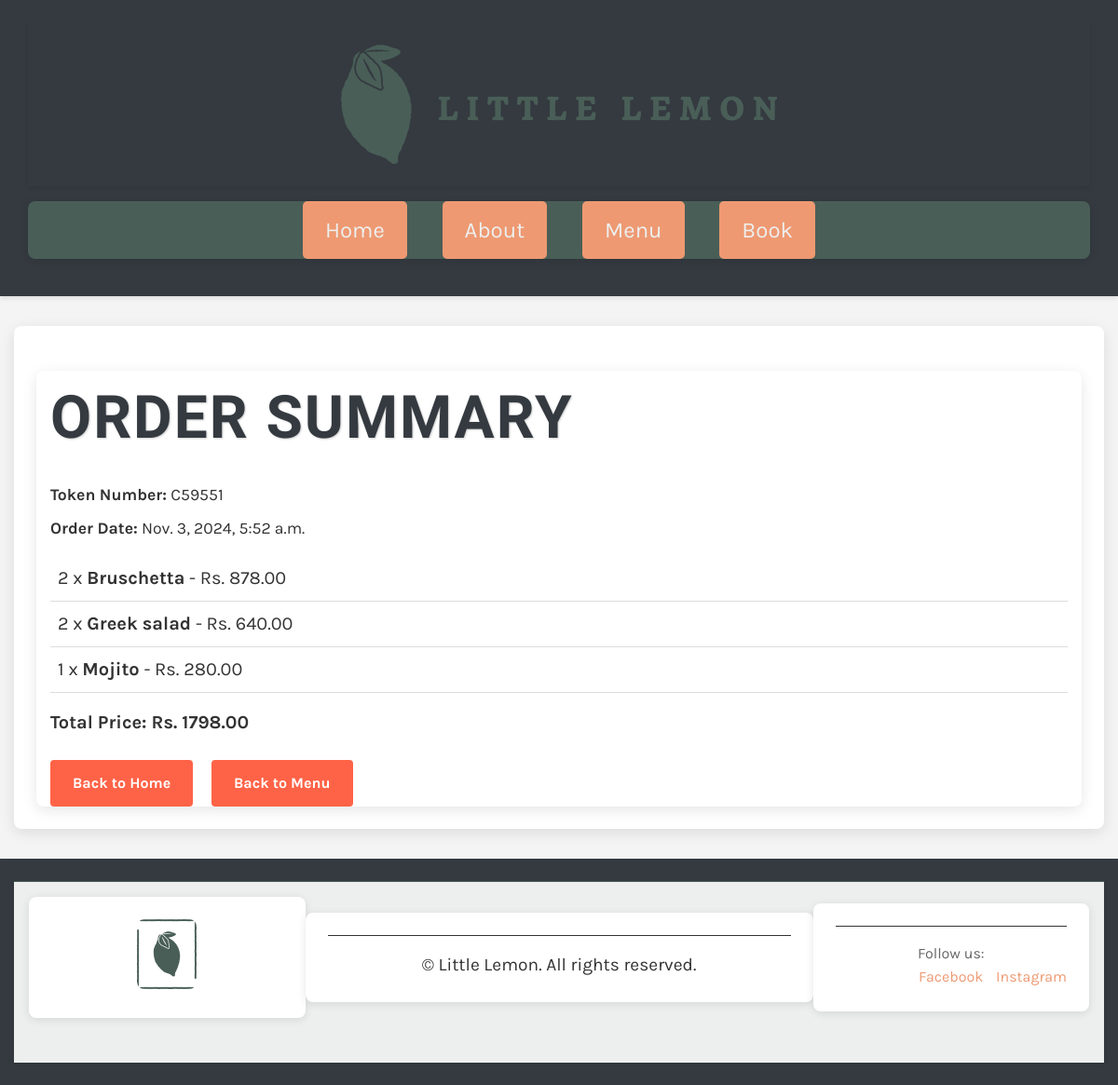
The app's page /order/summary/16/, older data.
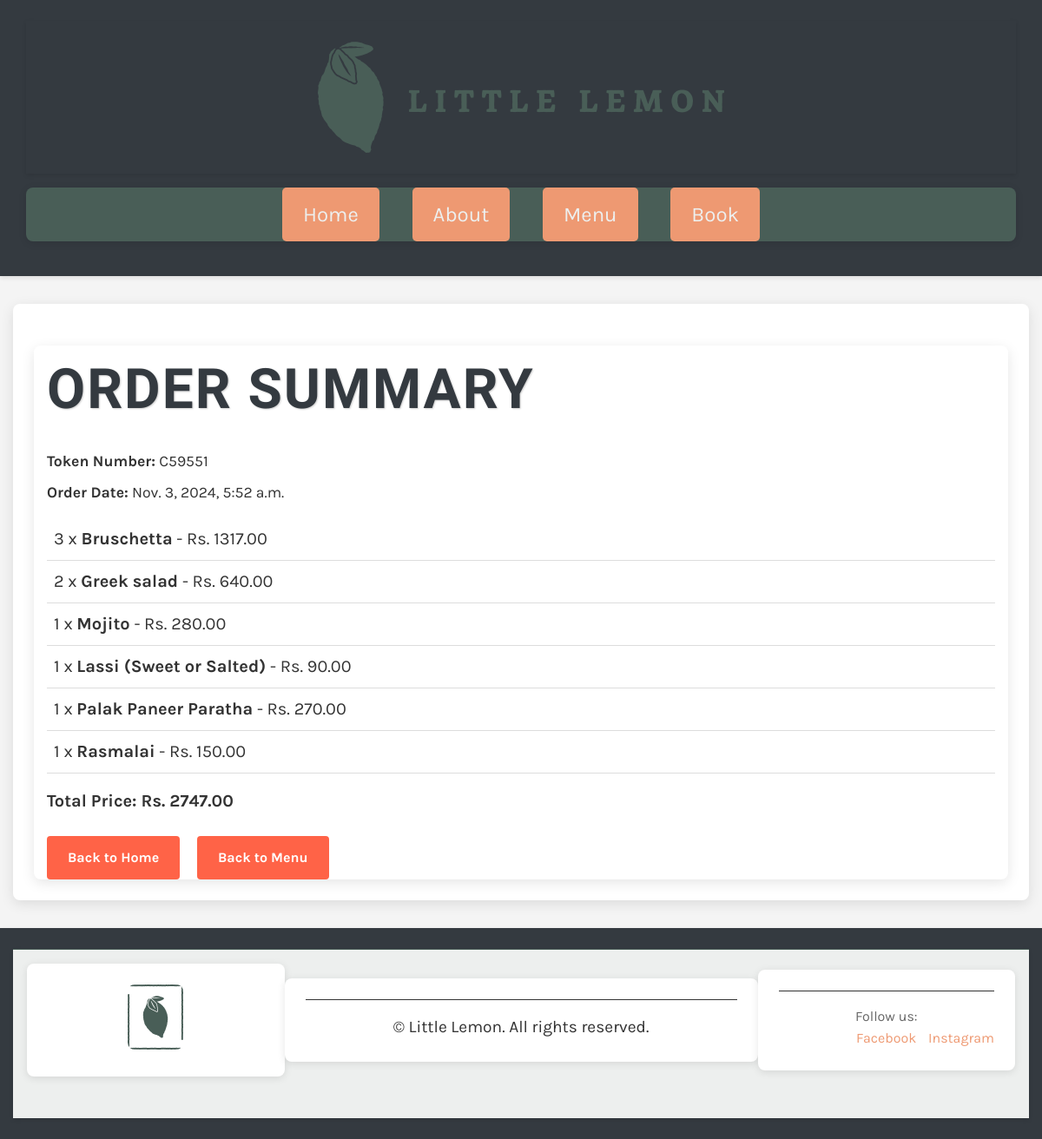
The same page, newer data.
### restaurant/models.py (models this page shows, shortened)
class OrderItem(models.Model):
    order = models.ForeignKey(Order, related_name='items', on_delete=models.CASCADE)
    menu_item = models.ForeignKey(Menu, on_delete=models.CASCADE)
    quantity = models.PositiveIntegerField(default=1)
    item_price = models.IntegerField(null=True)

class Menu(models.Model):
    name = models.CharField(max_length=200)
    price = models.IntegerField()
    description = models.TextField(max_length=1000, blank=True)
    category = models.CharField(
        max_length=20,
        choices=CATEGORY_CHOICES,
        default='entrees'
    )
    status = models.IntegerField(
        choices=STATUS_CHOICES,
        default=1
    )
    order = models.PositiveIntegerField(default=0)
    class Meta:
        ordering = ['category', 'order', 'name']

class Order(models.Model):
    customer = models.ForeignKey(Customer, on_delete=models.CASCADE)
    created_at = models.DateTimeField(auto_now_add=True)
    total_price = models.IntegerField(null=True)
    is_confirmed = models.BooleanField(default=False)
    token_number = models.CharField(max_length=6, unique=True, blank=True, null=True)
    @property
    def total_price(self):
        return sum(item.menu_item.price * item.quantity for item in self.items.all())
    class Meta:
        ordering = ['-created_at']

### restaurant/views.py (the view)
# urls.py: path('order/summary/<int:pk>/', order_summary, name='order_summary'),
def order_summary(request, pk):
    order = get_object_or_404(Order, pk=pk)
    return render(request, 'order_summary.html', {'order': order})

### restaurant/templates/order_summary.html (shortened to what this page needs)
{% extends 'base.html' %}
{% block content %}
<main role="main" class="container">
    <h1 class="booking-title">Order Summary</h1>
    <p class="order-details"><strong>Token Number:</strong> {{ order.token_number }}</p>
    <p class="order-details"><strong>Order Date:</strong> {{ order.created_at }}</p>
    <ul class="order-list">
        {% for item in order.items.all %}
            <li class="order-item">{{ item.quantity }} x <span class="item-name">{{ item.menu_item.name }}</span> - Rs. {{ item.item_price|floatformat:2 }}</li>
        {% empty %}
            <li>No items in this order.</li>
        {% endfor %}
    </ul>
    <p class="total-price"><strong>Total Price:</strong> Rs. {{ order.total_price|floatformat:2 }}</p>
    <div class="button-group">
        <a href="{% url 'home' %}" class="btn-submit back-to-home">Back to Home</a>
        <a href="{% url 'menu' %}" class="btn-submit back-to-menu">Back to Menu</a>
    </div>
</main>
{% endblock %}

Row changes from the older to the newer data that the page shows:
changed Order: total_price "1798.00" → "2747.00"
changed OrderItem "Bruschetta": quantity "2" → "3"; item_price "878.00" → "1317.00"
added OrderItem: quantity "1", menu_item.name "Lassi (Sweet or Salted)", item_price "90.00"
added OrderItem: quantity "1", menu_item.name "Palak Paneer Paratha", item_price "270.00"
added OrderItem: quantity "1", menu_item.name "Rasmalai", item_price "150.00"
